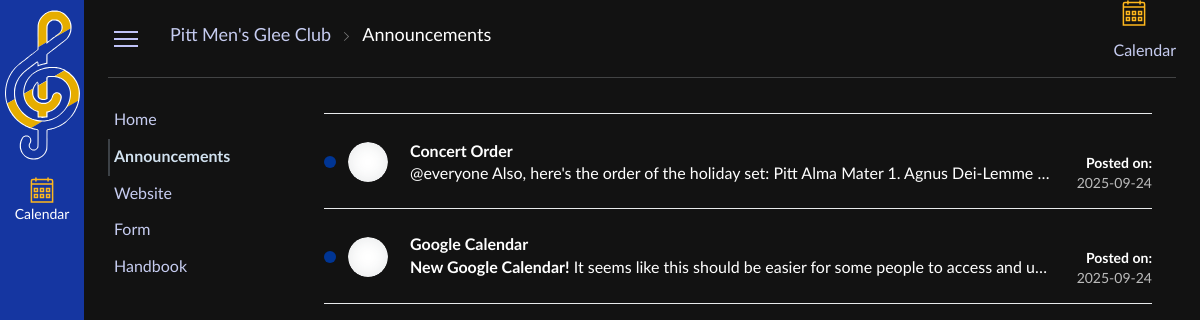
Page /announcements/ on the earlier database version.
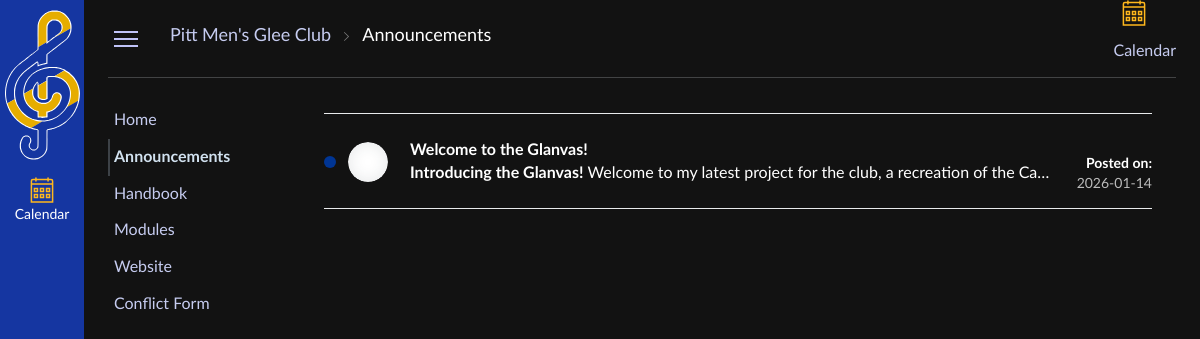
Same page on the later database version.
### models.py (models this page shows)
class Link(Base):
    __tablename__ = "Links"
    id = Column("id", Integer, primary_key=True, autoincrement=True)
    position = Column("position", Integer, nullable=False)
    display_name = Column("display_name", String, nullable=False)
    type = Column("type", String, nullable=False)
    url = Column("url", String, nullable=False)
    def toJSON(self):
        return {
            "id":self.id,
            "position":self.position,
            "display_name": self.display_name,
            "type": self.type,
            "url" : self.url
        }

class Announcement(Base):
    __tablename__ = "Announcements"
    id = Column("id", Integer, primary_key=True, autoincrement=True)
    author = Column("author", String, nullable=False)
    title = Column("title", String, nullable=False)
    date_posted = Column("date_posted", DateTime, nullable=False,default=datetime.datetime.now(datetime.timezone.utc))
    content = Column("content", String, nullable=False)
    def toJSON(self):
        return {
            "id": self.id,
            "author": self.author,
            "title": self.title,
            "date_posted": self.date_posted,
            "content" : self.content
        }

### main.py (the view, shortened to what this page needs)
@app.route("/announcements/", methods=["GET","POST","PATCH","DELETE"])
def announcements():
    if request.method == "GET":
        announcements = sqlSession.getAnnouncementsJSON()
        links = sqlSession.getLinksJSON()
        return render_template("announcements.html", links=links, announcements=announcements)

### session.py (called while the page is built)
    def getLinksJSON(self) -> list[dict[str, Any]]:
        links = self.session.query(Link).order_by(Link.position).all()
        obj = []
        for link in links:
            obj.append(link.toJSON())
        return obj

    def getAnnouncementsJSON(self) -> list[dict[str, Any]]:
        announcements = self.session.query(Announcement).order_by(desc(Announcement.date_posted)).all()
        obj = []
        for announcement in announcements:
            announcement.date_posted = announcement.date_posted.date()
            obj.append(announcement.toJSON())
        return obj

### templates/announcements.html (shortened to what this page needs)
{% extends "index.html" %}
{% block path %}
    <li>
        <a href="#">
            <span>Announcements</span>
        </a>
    </li>
{% endblock %}
{% block sidebar_links %}
    {% for link in links %}
        {% if link.type == 'external' %}
            <li><a link-id="{{ link.id }}" href="{{ link.url }}" target="_blank">{{ link.display_name }}</a></li>
        {% elif link.type == 'page' %}
            <li><a link-id="{{ link.id }}" href="{{ url_for('page', id= link.url) }}">{{ link.display_name }}</a></li>
        {% elif link.type == 'internal' %}
            <li><a link-id="{{ link.id }}" href="{{ url_for(link.url) }}">{{ link.display_name }}</a></li>
        {% elif link.type == 'file' %}
            <li><a link-id="{{ link.id }}" href="{{ url_for('file', key= link.url) }}">{{ link.display_name }}</a></li>
        {% else %}
            <li><a link-id="{{ link.id }}">Failed</a></li>
        {% endif %}
    {% endfor %}
{% endblock %}
{% block main_content %}
    <div id="announcements">
        {% for announcement in announcements %}
            <div class="announcement">
                <span>
                    <span class="circle"></span>
                </span>
                <div class="author">
                    <span></span>
                </div>
                <div class="content">
                    <a href="{{ url_for('announcement', id= announcement.id) }}">
                        <div>
                            <h3>
                                {{ announcement.title }}
                            </h3>
                        </div>
                    </a>
                    <div class="content-body">
                        {{ announcement.content | safe }}
                    </div>
                </div>
                <div class="meta">
                    <div class="actions">
                    </div>
                    <div>
                        <div>
                            <span>
                                <p>Posted on:</p>
                            </span>
                            <span>
                                <p>{{ announcement.date_posted }}</p>
                            </span>
                        </div>
                    </div>
                </div>
            </div>
        {% endfor %}
    </div>
{% endblock %}

### templates/index.html (shortened to what this page needs)
<html lang="en">
<head>
    <link rel="stylesheet" href="{{ url_for('static', filename='css/main.css') }}" media="screen and (min-width: 760px)">
    <link rel="stylesheet" href="{{ url_for('static', filename='css/mobile.css') }}" media="screen and (max-width: 759px)">
</head>
<body>
    <ul id="menubar">
        <li id="logo-item"></li>
        <li>
            <a style="padding: .4375rem 0;" href="{{ url_for('calendar') }}">
                <div class="icon-container">
                </div>
                <p>Calendar</p>
            </a>
        </li>
    </ul>
    <div id="main-wrapper">
        <div id="header">
            <button id="sidebar-hamburger" title="Hide Navigation Menu" type="button">
                <div></div>
                <div></div>
                <div></div>
            </button>
            <div id="path">
                <ul>
                    <li>
                        <a href="{{ url_for('home') }}">
                            <span>Pitt Men's Glee Club</span>
                        </a>
                    </li>
                    {% block path%}
                    {% endblock %}
                </ul>
            </div>
            <a id="mobile-cal-button" href="{{ url_for('calendar') }}">
                <div class="icon-container">
                </div>
                <p>Calendar</p>
            </a>
        </div>
        <div id="main">
            <div id="sidebar1">
                <div id="sidebar2">
                    <ul>
                        {% block sidebar_links %}{% endblock %}
                    </ul>
                </div>
            </div>
            <div id="big-wrapper">
                <div id="content-wrapper">
                    <div id="content">
                        {% block main_content %}{% endblock %}
                    </div>
                </div>
            </div>
        </div>
    </div>
</body>
</html>

Differences in the rows shown:
removed Announcement: title "Concert Order", content "@everyone Also, here's the order of the holiday set: Pitt Alma Mater 1. Agnus Dei-Lemme", date_posted "2025-09-24"
removed Announcement: title "Google Calendar", content "New Google Calendar! It seems like this should be easier for some people to access and u…", date_posted "2025-09-24"
changed Link "Handbook": moves up the list
added Link: display_name "Modules"
changed Link: display_name "Form" → "Conflict Form"
added Announcement: title "Welcome to the Glanvas!", content "Introducing the Glanvas! Welcome to my latest project for the club, a recreation of the Ca…", date_posted "2026-01-14"
